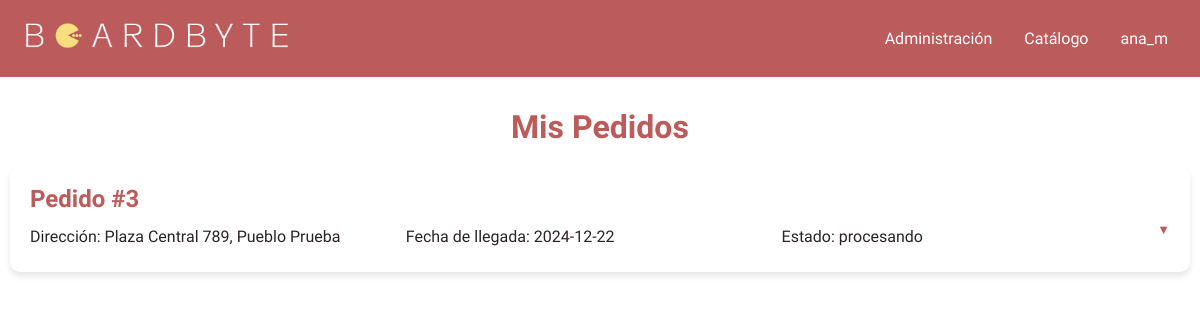
Screenshot of /pedidos/mispedidos (signed in) with the database file from the repository.
### tables this page shows
CREATE TABLE Pedidos (
    id_pedido INT AUTO_INCREMENT PRIMARY KEY,
    id_usuario INT,
    fecha_pedido DATE DEFAULT CURRENT_DATE,
    fecha_llegada DATE DEFAULT (CURRENT_DATE + INTERVAL 14 DAY),
    direccion TEXT,
    facturacion TEXT,
    estado ENUM('pendiente', 'enviado', 'procesando', 'cancelado', 'entregado') DEFAULT 'pendiente',
    FOREIGN KEY (id_usuario) REFERENCES Usuarios(id_usuario) ON DELETE CASCADE
);

### app/controllers/pedidosController.php (called while the page is built, shortened)
<?php
class PedidosController
{
    private RepositorioPedidos $pedidosRepositorio;
    public function __construct($pedidosRepositorio)
    {
        $this->pedidosRepositorio = $pedidosRepositorio;
    }
    public function mispedidos($id){
        $pedidos=$this->pedidosRepositorio->mispedidos($id);
        include '../app/views/mispedidos.php';
    }
}

### app/repositories/repositorioPedidos.php (called while the page is built, shortened)
<?php
class RepositorioPedidos
{
    private PDO $conexion;
    public function __construct($conexion)
    {
        $this->conexion = $conexion;
    }
    public function mispedidos($id): array
    {
        $statement = $this->conexion->prepare('select * from pedidos where id_usuario=:id_usuario');
        $statement->execute(['id_usuario' => $id]);
        $result = $statement->fetchAll(PDO::FETCH_ASSOC);
        $pedidos=[];
        foreach ($result as $item) {
            $pedido = new Pedidos(
                $item['id_pedido'],
                $item['id_usuario'],
                $item['estado'],
                $item['direccion'],
                $item['facturacion'],
                $item['fecha_pedido'],
                $item['fecha_llegada']
            );
            $statement = $this->conexion->prepare('select * from Vista_Detalles_Pedido where id_pedido=:id_pedido');
            $statement->execute(['id_pedido' => $pedido->getPedido_ID()]);
            $detalles = $statement->fetchAll(PDO::FETCH_ASSOC);
            foreach ($detalles as $item2) {
                $detalle = new detallesPedidos($item2['id_producto'], $item2['cantidad'], $item2['subtotal'], $item2['nombre_producto']);
                $pedido->addDetallePedido($detalle);
            }
            $pedidos[] = $pedido;
        }
        return $pedidos;
    }
}

### app/models/pedidos.php (called while the page is built, shortened)
<?php
class Pedidos{
    private $id_pedido;
    private $fecha_llegada;
    private $estado;
    private $direccion;
    public function __construct($id_pedido, $id_usuario, $estado, $direccion, $facturacion, $fecha_pedido = null, $fecha_llegada = null) {
        $this->id_pedido = $id_pedido;
        $this->estado = $estado;
        $this->direccion = $direccion;
        $this->fecha_llegada = $fecha_llegada ?: (new DateTime())->modify('+2 weeks')->format('d-m-Y');
    }
    public function getPedido_ID(){
        return $this->id_pedido;
    }
    public function getFechaLlegada(){
        return $this->fecha_llegada;
    }
    public function getEstado(){
        return $this->estado;
    }
    public function getDireccion(){
        return $this->direccion;
    }
}

### app/includes/generarMisPedidos.php (the view, shortened to what this page needs)
<?php
if(!empty($pedidos)){
    foreach ($pedidos as $pedido) {
        echo '<div class="order">';
        echo '<details>';
        echo '<summary class="order-summary">';
        echo '<h2>Pedido #' . $pedido->getPedido_ID() . '</h2>';
        echo '<p>Dirección: ' . $pedido->getDireccion() . '</p>';
        echo '<p>Fecha de llegada: ' . $pedido->getFechaLlegada() . '</p>';
        echo '<p>Estado: ' . $pedido->getEstado() . '</p>';
        echo '</summary>';
        echo '</details>';
        echo '</div>';
    }
}else{
    echo '<p>No has realizado ningún pedido</p>';
}

### resources/css/body.css (style rules this page uses)
:root { --primary-color: #bb5b5b; --secondary-color: #f4a28c; --background-color: #f0ebed; --text-color: #2c2326; --card-background: #ffffff; --button-color: #bb5b5b; --button-hover: #6c4658; }
body { font-family: 'Comfortaa', Arial, sans-serif; background-color: var(--background-color); color: var(--text-color); margin: 0; padding: 0; box-sizing: border-box; min-height: 100vh; display: flex; flex-direction: column; overflow-y: auto; overflow-x: hidden; scrollbar-width:none; }

### resources/css/pedidos.css (style rules this page uses)
.order { background-color: var(--card-background); border-radius: 10px; box-shadow: 0 4px 6px rgba(0, 0, 0, 0.1); margin-bottom: 20px; overflow: hidden; }
.order-summary { display: flex; flex-wrap: wrap; justify-content: space-between; padding: 20px; cursor: pointer; }
.order-summary h2 { color: var(--primary-color); margin: 0 0 10px 0; width: 100%; }
.order-summary p { margin: 5px 0; width: calc(33.33% - 10px); }
details summary { list-style: none; }
details summary::after { content: '▼'; float: right; font-size: 0.8em; color: var(--primary-color); }

### rows the page displays
pedidos: id_pedido "3", direccion "Plaza Central 789, Pueblo Prueba", fecha_llegada "2024-12-22", estado "procesando"

### other values shown
unserialize($_SESSION['usuario'])->getNombreUsuario() "ana_m"
